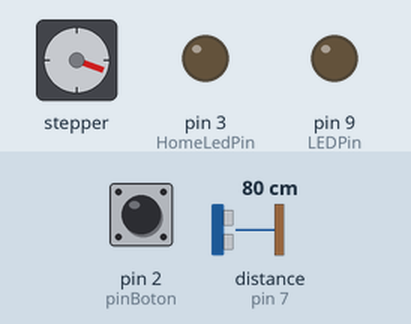
The sketch below on a simulated Arduino Uno, built with avr-gcc and run on an emulated ATmega328P. On the bench: stepper motor, output pins drawn as LEDs (lit = HIGH). Wiring (inferred from the names in the program): stepper motor driver (200 steps per turn assumed): step pin 11; direction pin 12; enable pin 13. Inputs (shaded band) come from the test bench; at power-on: pin 2 (pinBoton) HIGH, distance to the obstacle (sensor on pin 7) 80 cm. The echo pulse lasts 58.3 µs per cm; pins used as bus, display or sensor lines are not drawn.

Above: at 5.0 s.
5.1 s: pin 2 (pinBoton) pulled LOW for 0.15 s
8.2 s: distance to the obstacle (sensor on pin 7) set to 2 cm
10.8 s: distance to the obstacle (sensor on pin 7) set to 18 cm
At 12.0 s:
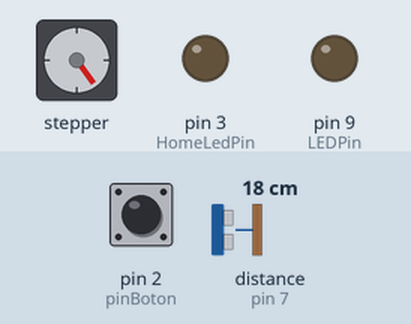
12.8 s: distance to the obstacle (sensor on pin 7) set to 60 cm
At 15.0 s:
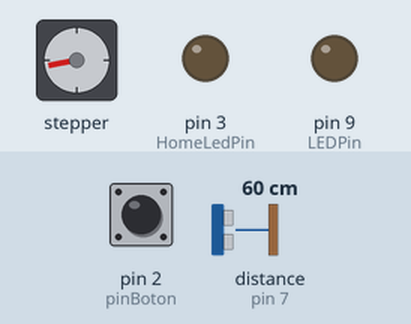
15.5 s: distance to the obstacle (sensor on pin 7) set to 4 cm
At 17.4 s:
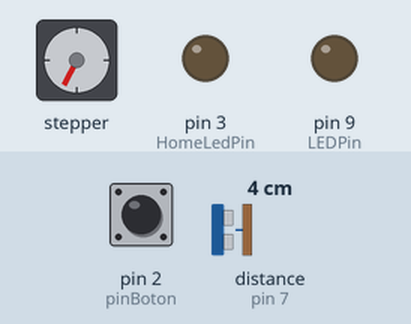
17.6 s: distance to the obstacle (sensor on pin 7) set to 120 cm
At 17.79 s:
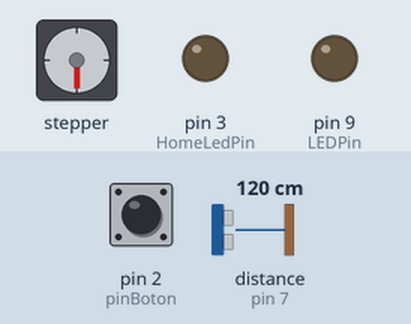
Timing chart, 0 to 21.6 s (numbered marks = the images above; inputs shaded):
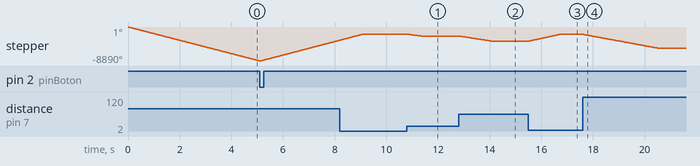

Measured:
- after the input at 10.8 s, stepper: turns 479° counter-clockwise in 0.53 s, starting at once
- after the input at 12.8 s, stepper: turns 1326° counter-clockwise in 1.3 s, starting at once
- after the input at 15.5 s, stepper: turns 1749° clockwise in 1.2 s, starting at once
- after the input at 17.6 s, stepper: turns 3609° counter-clockwise in 2.9 s, starting at once

The sketch:

sensorDistanciaStepper_8E.ino
```cpp
/*
 *
 * vuelve al home cada 100000 loops
 *
 */

/* Variables de suavizado */
long soft;
int b = 99;   // estos 2 numeros deben ser iguales
int buf[99];  // buffer de suavizado

int x = 0;

/* variables para determinar actividad */
int frameCount = 0;

/* Fin de carrera */
int Interrupcion = 0; // Define a la Interrupción 0 - boton de home
float usDelay = 500; // Tiempo para la señal que da los pasos al driver del stepper
int  Home = 1;
int  HomeLedPin = 3;
int  pinBoton = 2; // El Pin 2  corresponde al botón


int ContPasosRiel = 0;
int pasos;

int maxRangUson = 250 ; // Maximo rango de distancia de sensor ultrasonido
int minRangUson = 1; // Minimo rango de distancia de sensor ultrasonido
int setPoint = 0;

long duracion, distancia; // Duration used to calculate distance
int count;
int numero = 0;

int distUsonScal;

/* Pines usados para sensor de distancia */
#define echoPin 7 // Echo Pin
#define trigPin 8 // Trigger Pin
#define LEDPin 9  // Onboard LED 13

/* Pines usados para control de driver stepper motor */
#define DIR_PIN 12 // CW
#define STEP_PIN 11 // CLK
#define EN_PIN 13

/* Variables usadas en el movimiento del stepper motor */
#define banda 5         // Banda de tolerancia entre medidas
#define minPasosRiel 0    // Minimo numero de pasos del riel
#define maxPasosRiel 3900  // Maximo numero de pasos del riel

void setup() {
  Serial.begin (115200);

  /* Configuración de pines como entrada o salida */

  /* pines driver stepper motor */
  pinMode(DIR_PIN, OUTPUT);
  pinMode(STEP_PIN, OUTPUT);
  pinMode(EN_PIN, OUTPUT);
  digitalWrite(EN_PIN, HIGH);

  /* Pines sensor de distancia */
  pinMode(trigPin, OUTPUT);
  pinMode(echoPin, INPUT);
  pinMode(LEDPin, OUTPUT); // Use LED indicator (if required)

  pinMode(HomeLedPin, OUTPUT);
  /* Pin Botón */
  pinMode(pinBoton, INPUT);  //El pin conectado al botón se configura como entrada
  digitalWrite(pinBoton, HIGH ); // Activación de la resistencia interna pull-up
  attachInterrupt(Interrupcion, cambios, LOW); // la interrupción0 se genera cuando el pin 2 posee un valor HIGH y ejecuta la subrutina "cambios".

  /* Inicialización de variables usadas en el sensor de distancia */

  for (int i = 0; i < b; i++) {
    /* llenar el buffer de distancias sensadas con ceros */
    buf[i] = 0;
  }

  //
  count = 0;
  soft = 0;

  GoToHome();
  x = 0;
}

void loop() {

  readDistance();


  /* si es que está fuera del rango del ultrasonido */
  if (distancia >= maxRangUson || distancia <= minRangUson) {
    distancia = -1;
    digitalWrite(LEDPin, HIGH);
  }
  else {
    /* Publicar en monitor serial el valor de distancia */
    //Serial.println(distancia);
    /* apagar el led que indica distancia fuera de rango */
    digitalWrite(LEDPin, LOW);
  }

  calcSoft();

  if (ContPasosRiel != setPoint) {
    //opcion de codigo 1: se desplaza el total de pasos entre ContPosRiel y setPoint
    pasos = setPoint - ContPasosRiel;
    rotate(pasos);
    ContPasosRiel = ContPasosRiel + pasos;
  }

  setReferencia(); // Leer el parámetro de distancia desde el sensor de ultrasonido (SetPoint)

  /* Delay de 30ms antes de la siguiente lectura de la variable "soft" */
  delay(1);
  frameCount++;

  if (frameCount % 100000 == 0) {
    setPoint = 0;
  }
}
```

functions.ino
```cpp
/*

    functions

*/

void readDistance() {
  /* Enviar señal de ultrasonido y leer el rebote */
  digitalWrite(trigPin, LOW);
  delayMicroseconds(2);
  digitalWrite(trigPin, HIGH);
  delayMicroseconds(10);
  digitalWrite(trigPin, LOW);

  /* leer el valor de tiempo entregado por el sensor de distancia
    (valor entre el envío y el recibo del rebote dividido en 2) */
  duracion = pulseIn(echoPin, HIGH);
  /* con el tiempo de duración y la velocidad del sonido (constante)
    se calcula la distancia (52.7) */
  distancia = duracion / 52.7;
}

/* Subrutina de calculo de suavizado */

void calcSoft() {
  /* agregue la distancia al arreglo sólo si está dentro del rango*/
  if (distancia != -1) {
    buf[count] = distancia;
    count ++;
    count %= b;
  }

  long val = 0;
  for (int i = 0; i < b; i++) {
    val += buf[i];
  }
  soft = val / b;
}


/* Subrutina para el control de los pines del driver stepper motor */
/* Giro a la derecha o hacia la izquierda*/
void rotate(int steps) {
  int dir = (steps > 0) ? HIGH : LOW;

  steps = abs(steps);

  /* Control de pines "ENABLE", "DIRECCIÖN", "PASOS" */
  digitalWrite(DIR_PIN, dir);
  digitalWrite(EN_PIN, LOW);

  for (int i = 0; i < steps; i++) {
    digitalWrite(STEP_PIN, HIGH);
    delayMicroseconds(usDelay);

    digitalWrite(STEP_PIN, LOW);
    delayMicroseconds(usDelay);

    if (dir == 1) {
      x ++;
    }
    if (dir == 0) {
      x --;
    }
  }
  digitalWrite(EN_PIN, HIGH);
}


void setReferencia() {
  /* Escalando medición de distancia de sensor ultrasonido a la escala del sensro IR del riel*/
  distUsonScal = map(soft, minRangUson, maxRangUson, maxPasosRiel, minPasosRiel);
  if (distUsonScal >= minPasosRiel && distUsonScal <= maxPasosRiel)  {
    setPoint = distUsonScal;
  }
}

void GoToHome() {
  while (Home) {
    if (Home = 1) {
      rotate(-1);
    }
    else {
      Home = 0;
      ContPasosRiel = 0;
      break;
    }
  }
  return;
}


void cambios() {
  Home = 0;
  //digitalWrite(HomeLedPin, HIGH);   // encender o apagar el LED
  detachInterrupt(Interrupcion);
}

void reset() {
  /* Fin de carrera */
  Interrupcion = 0; // Define a la Interrupción 0 - boton de home
  usDelay = 500; // Tiempo para la señal que da los pasos al driver del stepper
  Home = 1;
  HomeLedPin = 3;
  pinBoton = 2; // El Pin 2  corresponde al botón
  count = 0;
  soft = 0;
}

void printVars() {
  Serial.println("d = " + distancia);
  Serial.print(" s = " + soft);
  Serial.print(" p = " + pasos);
}
```
